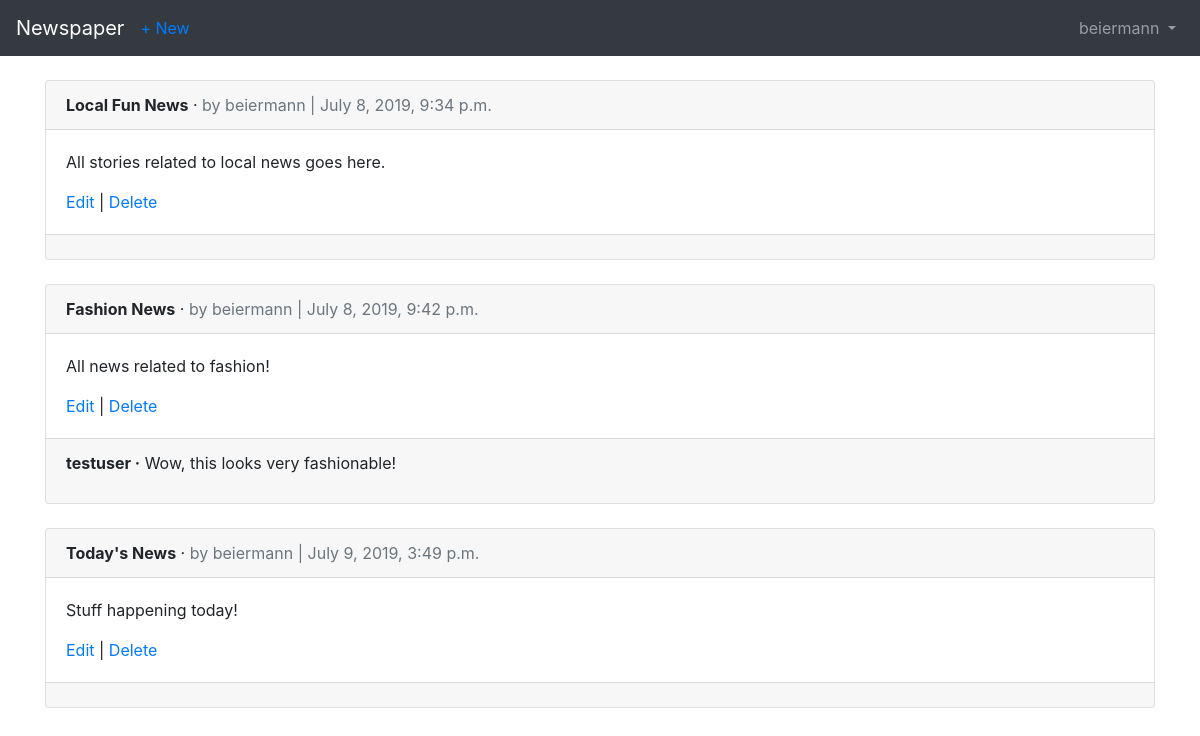
/articles/ (signed in), run on an earlier commit of the app's database.
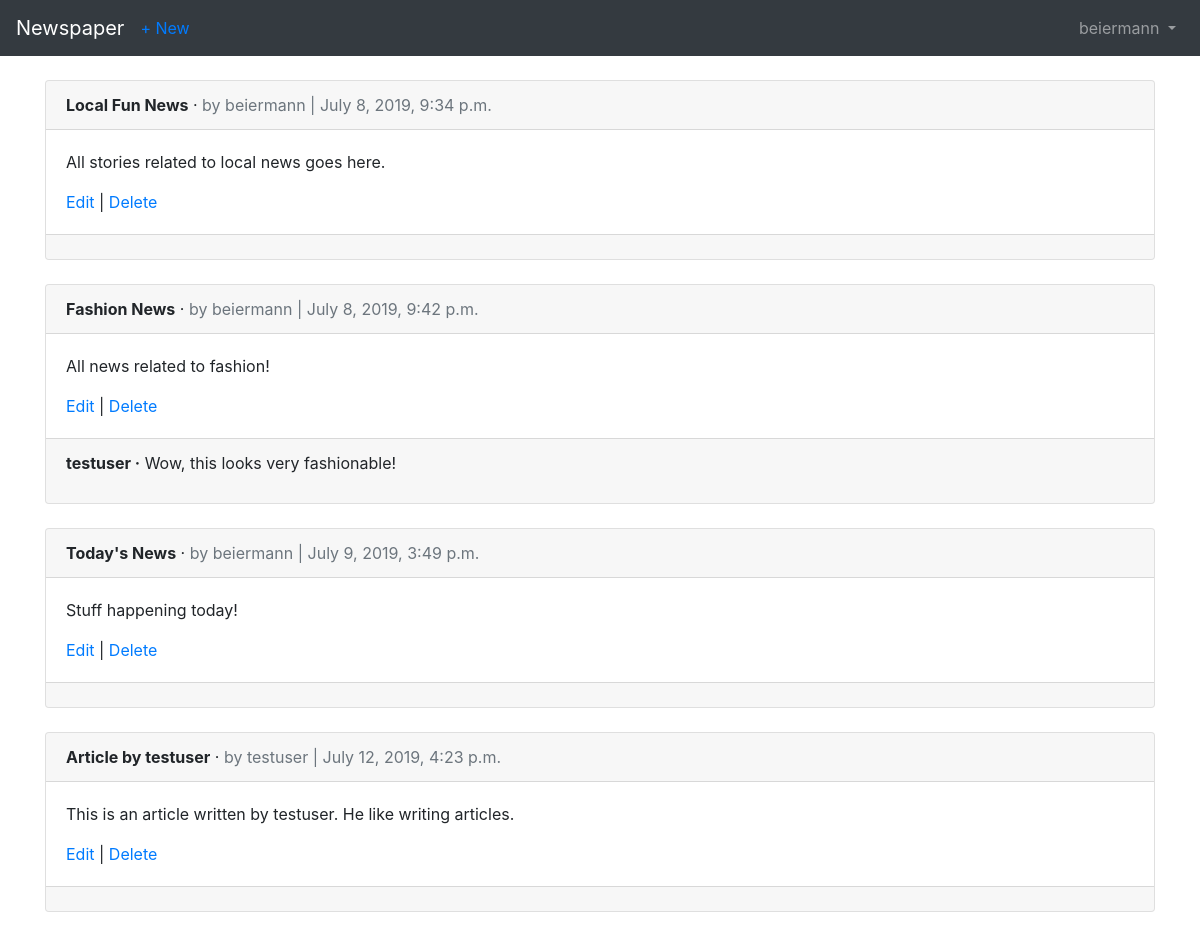
And on a later commit of the database.
### users/models.py (models this page shows)
class CustomUser(AbstractUser):
    age = models.PositiveIntegerField(null=True, blank=True)

### articles/models.py (models this page shows, shortened)
class Article(models.Model):
    title = models.CharField(max_length=255)
    body = models.TextField()
    date = models.DateTimeField(auto_now_add=True)
    author = models.ForeignKey(
        get_user_model(),
        on_delete=models.CASCADE,
    )

class Comment(models.Model):
    article = models.ForeignKey(Article, on_delete=models.CASCADE, related_name='comments',)
    comment = models.CharField(max_length=140)
    author = models.ForeignKey(
        get_user_model(),
        on_delete=models.CASCADE,
    )
    def __str__(self):
        return self.comment

### articles/views.py (the view)
# urls.py: path('', ArticleListView.as_view(), name='article_list'),
class ArticleListView(LoginRequiredMixin, ListView):
    model = Article
    template_name = 'article_list.html'
    login_url = 'login'

### templates/article_list.html (shortened to what this page needs)
{% extends 'base.html' %}
{% block content %}
  {% for article in object_list %}
    <div class="card">
      <div class="card-header">
        <span class="font-weight-bold">{{ article.title }}</span> &middot;
        <span class="text-muted">by {{ article.author }} |
        {{ article.date }}</span>
      </div>
      <div class="card-body">
        <p>{{ article.body }}</p>
        <a href="{% url 'article_edit' article.pk %}">Edit</a> |
        <a href="{% url 'article_delete' article.pk %}">Delete</a>
      </div>
      <div class="card-footer">
        {% for comment in article.comments.all %}
          <p>
            <span class="font-weight-bold">{{ comment.author }} &middot;</span>
            {{ comment }}
          </p>
        {% endfor %}
      </div>
    </div>
    <br />
  {% endfor %}
{% endblock content %}

### templates/base.html (shortened to what this page needs)
<!doctype html>
<html lang="en">
  <head>
    <link rel="stylesheet"
      href="https://stackpath.bootstrapcdn.com/bootstrap/4.1.3/css/\bootstrap.min.css"
>
  </head>
  <body>
    <nav class="navbar navbar-expand-md navbar-dark bg-dark mb-4">
      <a class="navbar-brand" href="{% url 'home' %}">Newspaper</a>
      {% if user.is_authenticated %}
        <ul class="navbar-nav mr-auto">
          <li class="nav-item"><a href="{% url 'article_new' %}">+ New</a></li>
        </ul>
      {% endif %}
      <div class="collapse navbar-collapse" id="navbarCollapse">
        {% if user.is_authenticated %}
          <ul class="navbar-nav ml-auto">
            <li class="nav-item">
              <a class="nav-link dropdown-toggle" href="#" id="userMenu"
                data-toggle="dropdown" aria-haspopup="true" aria-expanded="false">
                {{ user.username }}
              </a>
            </li>
          </ul>
        {% else %}
          <form class="form-inline ml-auto">
            <a href="{% url 'login' %}" class="btn btn-outline-secondary">Log In</a>
            <a href="{% url 'signup' %}" class="btn btn-primary ml-2">Sign up</a>
          </form>
        {% endif %}
      </div>
    </nav>
    <div class="container">
      {% block content %}
      {% endblock content %}
    </div>
  </body>
</html>

What changed in the data, as far as the page shows it:
added Article: title "Article by testuser", author "testuser", date "July 12, 2019, 4:23 p.m.", body "This is an article written by testuser. He like writing articles."
